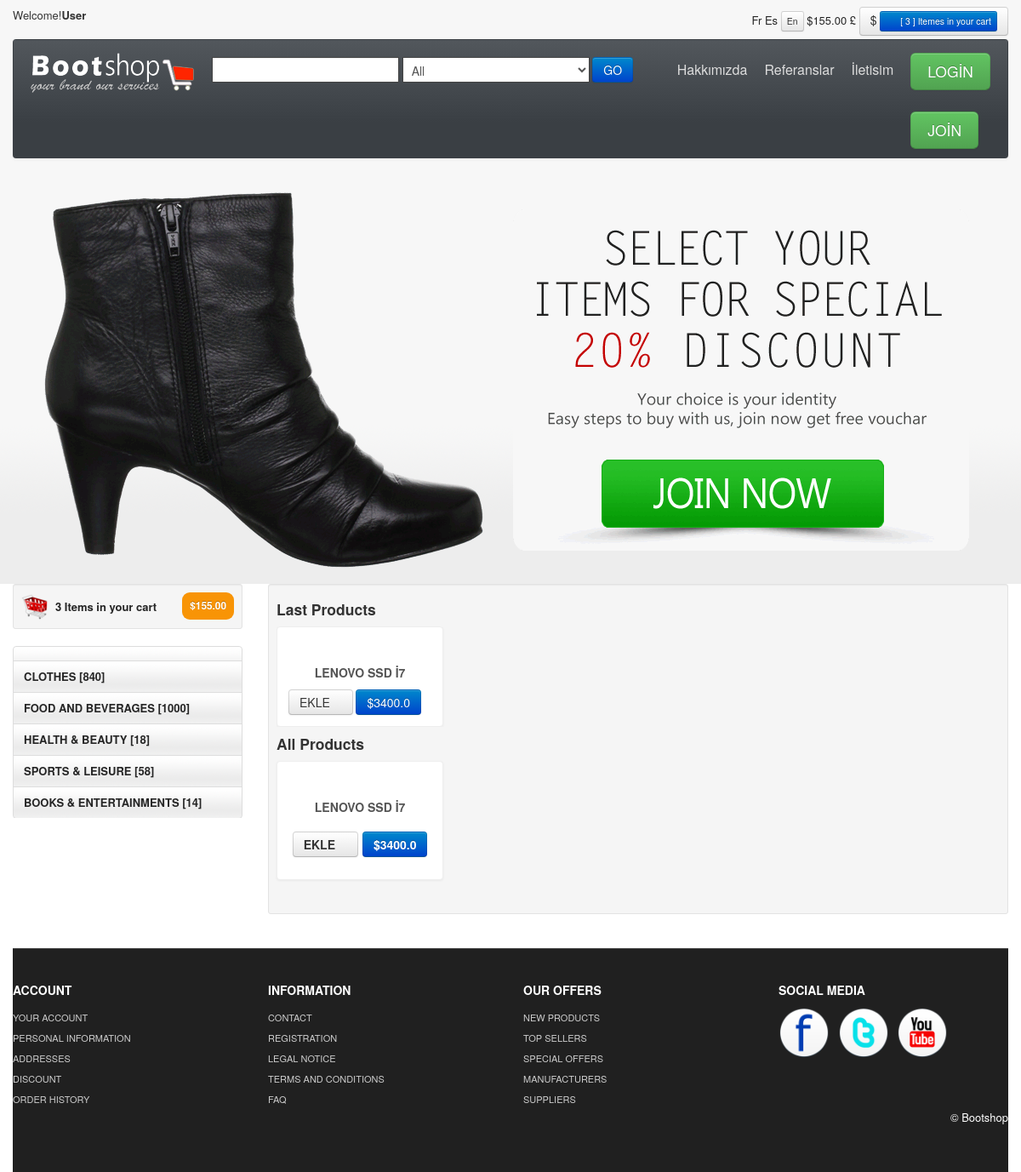
The app's page /, older data.
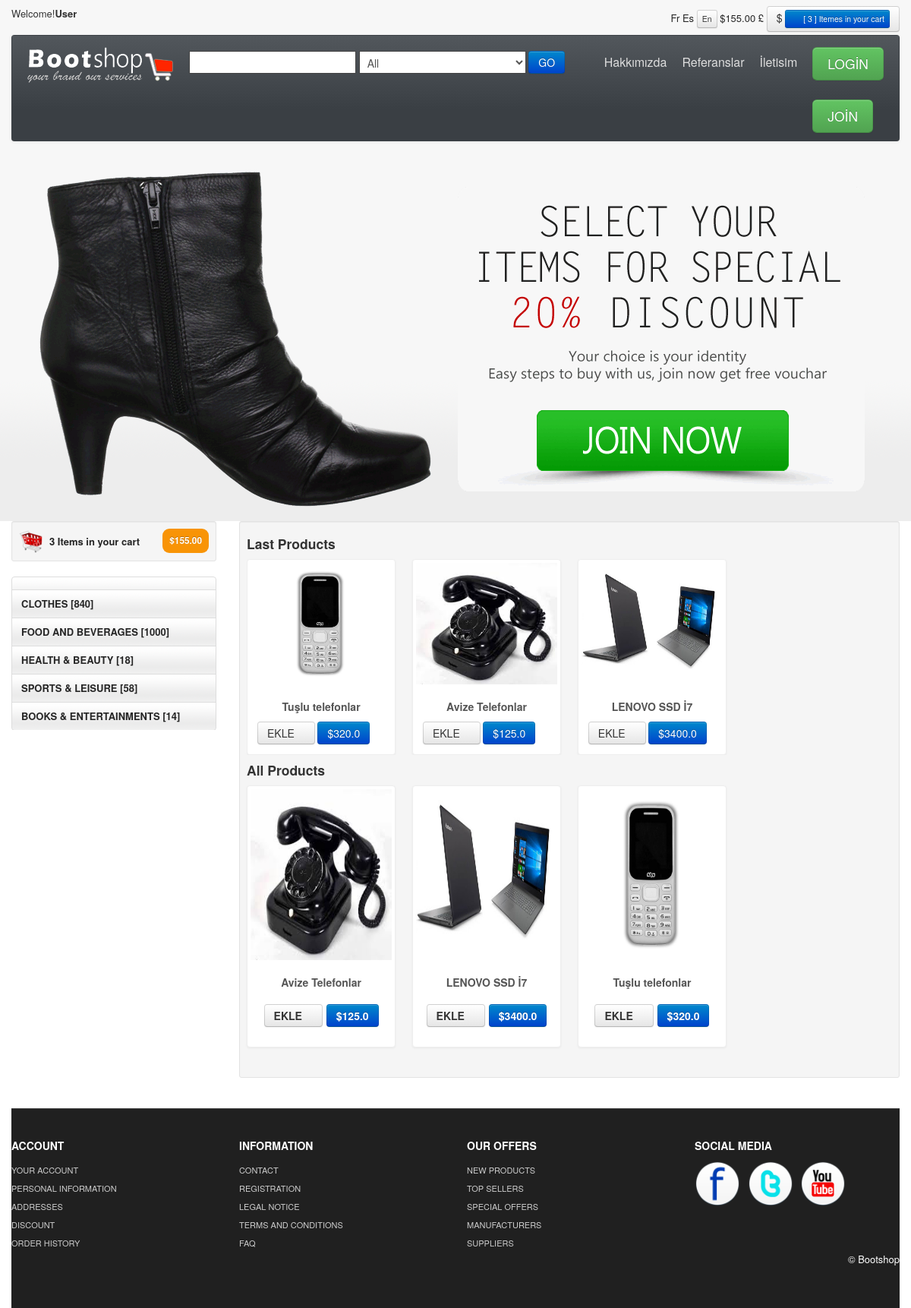
The same page, newer data.
### product/models.py (models this page shows, shortened)
class Produce(models.Model):
        STATUS = (
            ('True', 'Evet'),
            ('False', 'Hayır'),
        )
        category = models.ForeignKey('Category', on_delete=models.CASCADE)
        title = models.CharField(blank=True,max_length=200)
        keywords = models.CharField(blank=True,max_length=200)
        description = models.CharField(blank=True,max_length=200)
        image = models.ImageField(blank=True, upload_to='images/')
        price =models.FloatField()
        amount =models.IntegerField()
        detail=RichTextUploadingField()
        slug = models.SlugField(null=False,unique=True)
        status = models.CharField(max_length=10, choices=STATUS)
        create_at = models.DateTimeField(auto_now_add=True)
        update_at = models.DateTimeField(auto_now=True)
        def image_tag(self):
            return mark_safe('<img src="{}" height="50"/>'.format(self.image.url))
        image_tag.short_description = 'Image'

### home/views.py (the view)
# urls.py: path('', views.index, name="index"),
def index(request):
    setting = Setting.objects.get(pk=1)
    siliderdata=Produce.objects.all()[:1]
    category=Category.objects.all()
    dayproduces=Produce.objects.all()[:4]
    lastproduces=Produce.objects.all().order_by('-id')[:4]
    randomproduces = Produce.objects.all().order_by('?')[:4]
    context = {'setting': setting,'category':category,'page':'home',
               'siliderdata':siliderdata,
               'dayproduces': dayproduces,
               'lastproduces': lastproduces,
               'randomproduces':randomproduces}
    return render(request, 'index.html', context)

### home/templates/index.html (shortened to what this page needs)
{% extends "homebase.html"%}
{%block slider %}
    {%include "slider.html" %}
{% endblock %}
{%block sidebar %}
    {%include "sidebar.html" %}
{% endblock %}
{%block content %}
    {%include "content.html" %}
{% endblock %}

### home/templates/homebase.html (shortened to what this page needs)
{%load static%}
<!DOCTYPE html>
<html lang="en">
<head>
    <link id="callCss" rel="stylesheet" href="{%static 'themes/bootshop/bootstrap.min.css'%}" media="screen"/>
    <link href="{%static 'themes/css/base.css'%}" rel="stylesheet" media="screen"/>
	<link href="{%static 'themes/css/bootstrap-responsive.min.css'%}" rel="stylesheet"/>
	<link href="{%static 'themes/css/font-awesome.css" rel="stylesheet" type="text/css'%}">
	<link href="{%static 'themes/js/google-code-prettify/prettify.css'%}" rel="stylesheet"/>
<link rel="stylesheet" href="https://ajax.googleapis.com/ajax/libs/jqueryui/1.11.4/themes/smoothness/jquery-ui.css">
</head>
<body>
    {%include 'header.html'%}
    {%block slider%} {%endblock%}
    {%block sidebar%} {%endblock%}
    {%block content%} {%endblock%}
    {%include 'footer.html'%}
</body>
</html>

### home/templates/header.html (shortened to what this page needs)
{%load static%}
<div id="header">
<div class="container">
<div id="welcomeLine" class="row">
	<div class="span6">Welcome!<strong>User</strong></div>
	<div class="span6">
	<div class="pull-right">
		<a href="product_summary.html"><span class="">Fr</span></a>
		<a href="product_summary.html"><span class="">Es</span></a>
		<span class="btn btn-mini">En</span>
		<a href="product_summary.">$155.00</span>
		<a href="product_summary.hhtml"><span>&pound;</span></a>
		<span class="btn btn-minitml"><span class="">$</span></a>
		<a href="product_summary.html"><span class="btn btn-mini btn-primary"><i class="icon-shopping-cart-icon-white"></i> [ 3 ] Itemes in your cart </span> </a>
	</div>
	</div>
</div>
<div id="logoArea" class="navbar">
  <div class="navbar-inner">
    <a class="brand" href="/"><img src="{%static 'themes/images/logo.png'%}" alt="Bootsshop"/></a>
	  <form class="form-inline navbar-search" method="post" action="/search/" >
		  <input id="query"  name="query" class="srchTxt" type="text" />
		  {% load mptt_tags %}
		  <select name="catid" class="srchTxt">
			<option value="0" >All</option>
		 </select>
		 <button type="submit" id="submitButton" class="btn btn-primary">GO</button>
    </form>
    <ul id="topMenu" class="nav pull-right">
	 <li class=""><a href=" /hakkimizda">Hakkımızda</a></li>
	 <li class=""><a href=" /referanslar">Referanslar</a></li>
	 <li class=""><a href=" /iletisim">İletisim</a></li>
	 <li class="">
		 {%if user.id is not None%}
	 <a href="/login/" role="button" data-toggle="modal" style="padding-right:0"><span class="btn btn-large btn-success">{{user.username}}</span></a>
		 <a href="/logout"><span class="btn btn-large btn-success">LOGOUT </span></a></a>
		 {%else%}
		 <a href="/login/" role="button" data-toggle="modal" style="padding-right:0"><span class="btn btn-large btn-success">LOGİN </span></a>
		 <a href="/join/"><span class="btn btn-large btn-success">JOİN </span></a></a>
		  {%endif%}
	</li>
    </ul>
  </div>
</div>
</div>
</div>

### home/templates/slider.html (shortened to what this page needs)
{%load static%}
<div id="carouselBlk">
	<div id="myCarousel" class="carousel slide">
		<div class="carousel-inner">
		  <div class="item active">
		  <div class="container">
			<a href="register.html"><img style="width:100%" src="{%static 'themes/images/carousel/1.png'%}" alt="special offers"/></a>
		  </div>
		  </div>
		</div>
	  </div>
</div>

### home/templates/sidebar.html (shortened to what this page needs)
{%load static%}
<div class="container">
	<div class="row">
<div id="sidebar" class="span3">
		<div class="well well-small"><a id="myCart" href="product_summary.html"><img src="{%static 'themes/images/ico-cart.png'%}" alt="cart">3 Items in your cart  <span class="badge badge-warning pull-right">$155.00</span></a></div>
		<ul id="sideManu" class="nav nav-tabs nav-stacked">
				{% load mptt_tags %}
					{% recursetree category %}
						<li {% if not node.is_leaf_node %} class="subMenu open" {% endif %}>
							<a href="/category/{{node.id}}/{{node.slug}}" >{{ node.title }}</a>
						</li>
					{% endrecursetree %}
			<li class="subMenu"><a> CLOTHES [840] </a>
			</li>
			<li class="subMenu"><a>FOOD AND BEVERAGES [1000]</a>
			</li>
			<li><a href="products.html">HEALTH & BEAUTY [18]</a></li>
			<li><a href="products.html">SPORTS & LEISURE [58]</a></li>
			<li><a href="products.html">BOOKS & ENTERTAINMENTS [14]</a></li>
		</ul>
		<br/>
	<br/>
	</div>

### home/templates/content.html
	{%load static%}
		<div class="span9">
					<div class="well well-small">
					<h4>Last Products <small class="pull-right"></small></h4>
					<div class="row-fluid">
					<div id="featured" class="carousel slide">
					<div class="carousel-inner">
						{%for rs in lastproduces%}
						<li class="span3">
				  <div class="thumbnail">
					<a  href="/produce/{{rs.id}}/{{rs.slug}}"><img src="{{rs.image.url}}" alt="" style="height:225px "/></a>
					<div class="caption">
					  <h5>{{rs.title}}</h5>
						  <a class="btn" href="/addtocard/{{rs.id}}">EKLE<i class="icon-shopping-cart"></i></a>
						<a class="btn btn-primary" href="#">${{rs.price}}</a></h4>
					</div>
				  </div>
				</li>
					{%endfor%}
					  </div>
				</div>
		<h4>All Products </h4>
			  <ul class="thumbnails">
				  {%for rs in randomproduces%}
				<li class="span3">
				  <div class="thumbnail">
					<a  href="/produce/{{rs.id}}/{{rs.slug}}"><img src="{{rs.image.url}}" alt="" style="height:225px"/></a>
					<div class="caption">
					  <h5>{{rs.title}}</h5>
					  <h4 style="text-align:center">
						  <a class="btn" href="/addtocard/{{rs.id}}">EKLE<i class="icon-shopping-cart"></i></a> <a class="btn btn-primary" href="#">${{rs.price}}</a></h4>
					</div>
				  </div>
				</li>
				  {%endfor%}
			  </ul>
		</div>
		</div>
	</div>
</div>

### home/templates/footer.html (shortened to what this page needs)
{%load static%}
<div  id="footerSection">
	<div class="container">
		<div class="row">
			<div class="span3">
				<h5>ACCOUNT</h5>
				<a href="login.html">YOUR ACCOUNT</a>
				<a href="login.html">PERSONAL INFORMATION</a>
				<a href="login.html">ADDRESSES</a>
				<a href="login.html">DISCOUNT</a>
				<a href="login.html">ORDER HISTORY</a>
			 </div>
			<div class="span3">
				<h5>INFORMATION</h5>
				<a href="contact.html">CONTACT</a>
				<a href="register.html">REGISTRATION</a>
				<a href="legal_notice.html">LEGAL NOTICE</a>
				<a href="tac.html">TERMS AND CONDITIONS</a>
				<a href="faq.html">FAQ</a>
			 </div>
			<div class="span3">
				<h5>OUR OFFERS</h5>
				<a href="#">NEW PRODUCTS</a>
				<a href="#">TOP SELLERS</a>
				<a href="special_offer.html">SPECIAL OFFERS</a>
				<a href="#">MANUFACTURERS</a>
				<a href="#">SUPPLIERS</a>
			 </div>
			<div id="socialMedia" class="span3 pull-right">
				<h5>SOCIAL MEDIA </h5>
				<a href="#"><img width="60" height="60" src="{%static 'themes/images/facebook.png'%}" title="facebook" alt="facebook"/></a>
				<a href="#"><img width="60" height="60" src="{%static 'themes/images/twitter.png'%}" title="twitter" alt="twitter"/></a>
				<a href="#"><img width="60" height="60" src="{%static 'themes/images/youtube.png'%}" title="youtube" alt="youtube"/></a>
			 </div>
		 </div>
		<p class="pull-right">&copy; Bootshop</p>
	</div>
	</div>

### home/static/themes/css/base.css (style rules this page uses)
#carouselBlk,#header { background: url(../images/headerRepeat.png) repeat-x 0 0 #f7f7f7; }
#logoArea, #logoArea a { line-height:49px; }
#logoArea .btn, #logoArea .btn-group { margin-top: 0; }
#welcomeLine { padding: 8px 0 4px }
#myCart img { float:left; margin-right:8px; }
#myCart .badge { padding: 9px; }
#myCart { font-size: 13px;font-weight: bold; line-height: 33px; }
#sidebar ul { list-style: none;padding: 0;margin: 0;width: 100%; }
#sidebar li a { font-weight:bold; background:url(../images/tabRepeatInactive.png) repeat-x 0 0; color:#262626; }
.thumbnail>a { display:block; text-align:center }
.thumbnail h5,.thumbnail p { text-align:center }
#myCarousel { text-align:center; margin-bottom:0 }
#footerSection { background: #202020;color: white;padding: 28px 0 44px;margin-top: 20px;border-top: 1px solid #444; }
#footerSection a { color:#ccc; font-size:11px; padding:0; line-height:24px; display:block; }
#footerSection #socialMedia a { min-width:25px; display:inline; margin-right:6px; text-align:center; line-height:1.5em; }
#socialMedia img { max-width:60px; }
.navbar-search .srchTxt { border-radius: 0;border: 1px solid #444; }
[class^="icon-"], [class*=" icon-"] { background-image: none; }
.navbar .nav > li > a { padding:10px;color: #DDD;text-shadow: none;font-size: 16px; }
#logoArea, #logoArea a { outline:none; }
.navbar .nav.pull-right, #sideManu { overflow:hidden; }
.navbar-search { margin-top: 8px; }

Row changes from the older to the newer data that the page shows:
added Produce: image (picture), title "Tuşlu telefonlar", price "320.0"
added Produce: image (picture), title "Avize Telefonlar", price "125.0"
changed Produce "LENOVO SSD İ7": image: picture added
